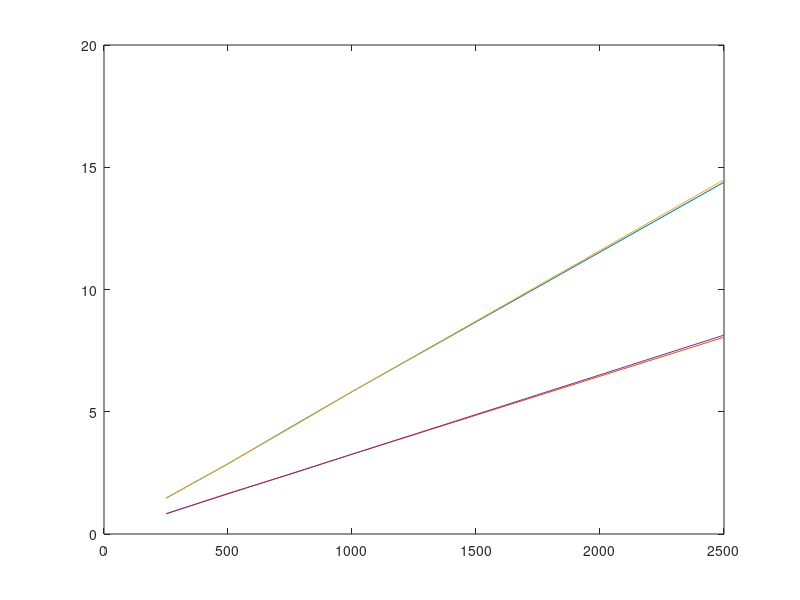

Reproduce this figure in MATLAB. (Note: this script raises an error after producing the figure.)
% Can use either data set
%i=importdata('Results/eil_51/lenovo_v1-1.dat'); 
i=importdata('Results/eil_51/lenovo_v1-1_2.dat'); 

% Change the parameters to compare different data points
numThreads = 4;
population = 1000;
iteration = 1000;

it1 = i(i(:,1)==1,:); % Select only sequential data points
it2 = i(i(:,1)==numThreads,:); % Select only X threaded data points
p1 = it1(it1(:,2)==population,:); % Select only population of 1000
p2 = it2(it2(:,2)==population,:); % Select only population of 1000
i1 = it1(it1(:,3)==iteration,:); % Select only iterations of 1000
i2 = it2(it2(:,3)==iteration,:); % Select only iterations of 1000

x = i1(:,2);
yi = i1(:,5); 
yi2 = i2(:,5);

yp = p1(:,5);
yp2 = p2(:,5);

p = plot(x,yi,x,yi2,x,yp,x,yp2);
p(1).Marker = '*';
p(1).Color = 'blue';
p(2).Marker = '*';
p(2).Color = 'red';

p(3).Marker = 'o';
p(3).Color = 'blue';
p(4).Marker = 'o';
p(4).Color = 'red';

legend('Iteration (Sequential)', 'Iteration (4 threads)', 'Population (Sequential)', 'Population (4 threads)', ...
    'Location', 'northwest');title('Graph of Speedup for Lenovo on EIL51 Dataset');

title('Comparison of Relative Execution Time');
xlabel('Population Size (for Population) or # Iterations (for Iteration)') 
ylabel('Execution Time (seconds)') 



